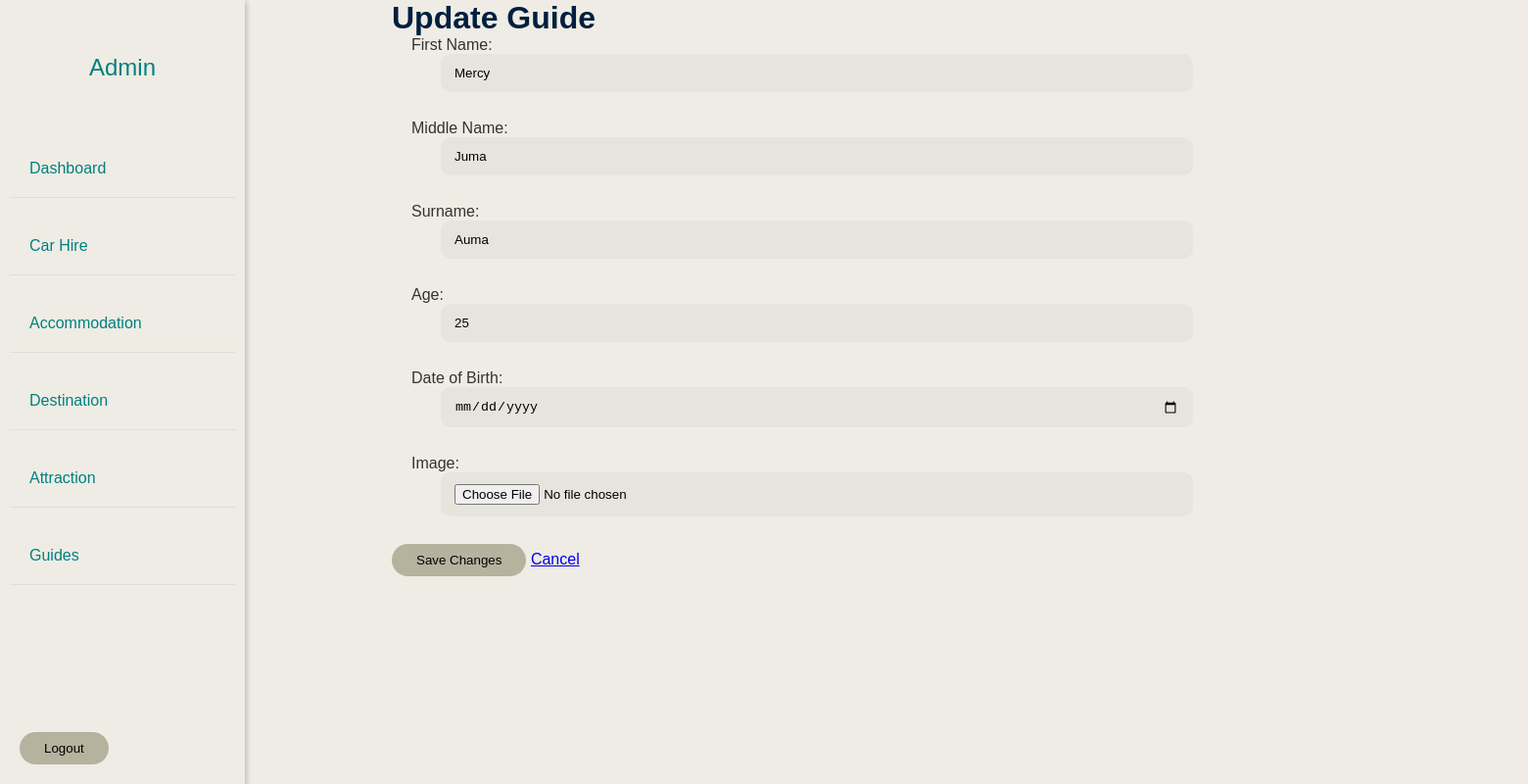
Page /update_guide/10/ on the committed database.
### Karibu_Kilifi/models.py (models this page shows, shortened)
class Guide(models.Model):
    firstname = models.CharField(max_length=15, verbose_name='First Name')
    middle_name = models.CharField(max_length=15, verbose_name='Middle Name')
    surname = models.CharField(max_length=15, verbose_name='Surname')
    image = models.ImageField(blank=True, verbose_name='Photo')
    email = models.EmailField(verbose_name='Email Address')
    dob = models.DateField(verbose_name='Date of Birth', blank=True, null=True)
    age = models.IntegerField(verbose_name='Age')
    description = models.CharField(max_length=100, verbose_name='Describe yourself', blank=True)

### Karibu_Kilifi/views.py (the view)
# urls.py: path('update_guide/<int:guide_id>/', update_guide, name='update_guide'),
def update_guide(request, guide_id):
    guide = get_object_or_404(Guide, id=guide_id)
    return render(request, 'update_guide.html', {'guide': guide})

### templates/update_guide.html (shortened to what this page needs)
{% extends 'AdminIndex.html' %}
{% block content %}
    <h1>Update Guide</h1>
    <form method="POST" action="{% url 'save_guide_changes' guide.id %}" enctype="multipart/form-data">
        <label for="firstname">First Name:</label>
        <input type="text" id="firstname" name="firstname" value="{{ guide.firstname }}"><br><br>
        <label for="middle_name">Middle Name:</label>
        <input type="text" id="middle_name" name="middle_name" value="{{ guide.middle_name }}"><br><br>
        <label for="surname">Surname:</label>
        <input type="text" id="surname" name="surname" value="{{ guide.surname }}"><br><br>
        <label for="age">Age:</label>
        <input type="number" id="age" name="age" value="{{ guide.age }}"><br><br>
        <label for="dob">Date of Birth:</label>
        <input type="date" id="dob" name="dob" value="{{ guide.dob }}"><br><br>
        <label for="image">Image:</label>
        <input type="file" id="image" name="image" value="{{ guide.image }}"><br><br>
        <button type="submit" class="update-btn">Save Changes</button>
        <a href="{% url 'Guide_List' %}" class="delete-btn">Cancel</a>
    </form>
{% endblock %}

### static/admincss.css (style rules this page uses)
body, h1, h2, h3, p, ul { margin: 0; padding: 0; background-color: #eeece4; }
h1 { color: #001f3f; }
body { font-family: Arial, sans-serif; display: flex; }
button { padding: 9px 25px; background-color: rgba(0,136,169,1); border: none; border-radius: 50px; cursor: pointer; transition: all 0.3s ease 0s; background-color: #b5b29e; }
body, h1, h2, h3, p { margin: 0; padding: 0; }
body { font-family: Arial, sans-serif; }
form input { width: 80%; outline: none; border: none; background: #e6e4dc; padding: 12px 14px; margin-bottom: 10px; margin-right: 500px; margin-left: 50px; border-radius: 10px; }
label { margin: 20px; color: #333333; }

### rows in the picture
Guide: firstname "Mercy", middle_name "Juma", surname "Auma", age "25"
